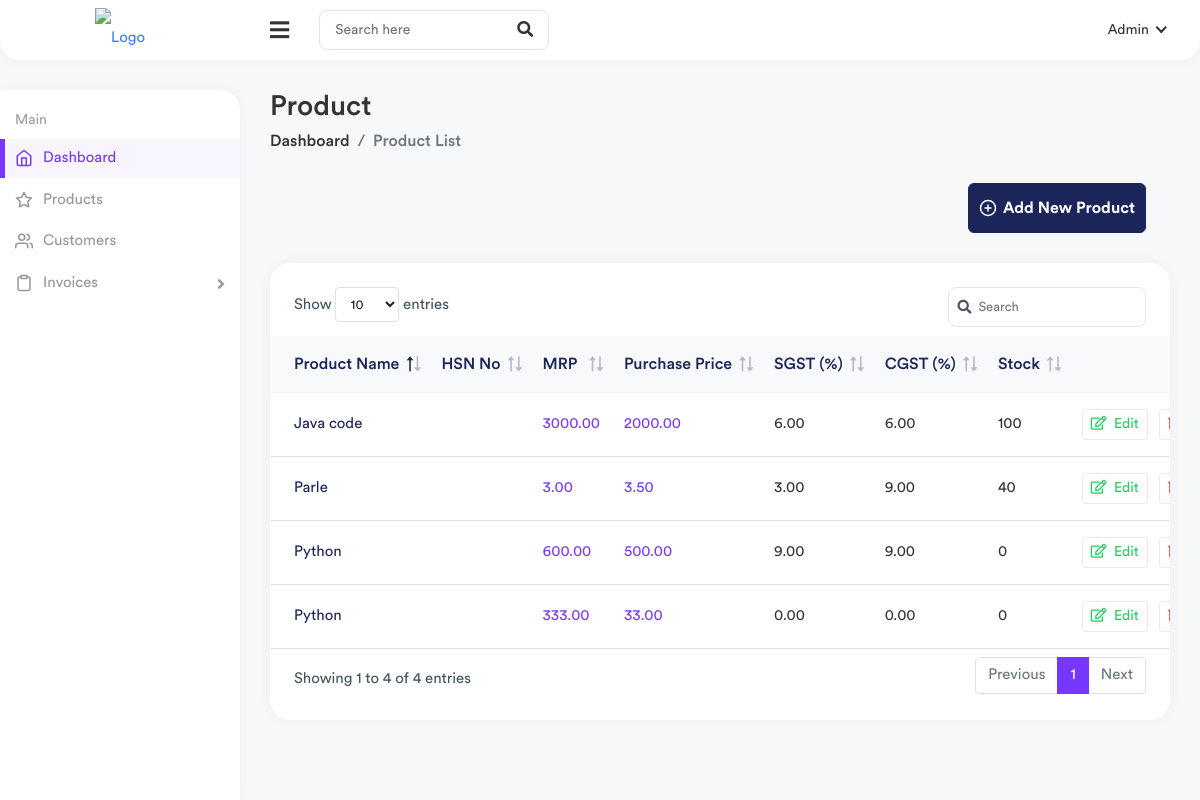
/billing/product/, run on an earlier commit of the app's database.
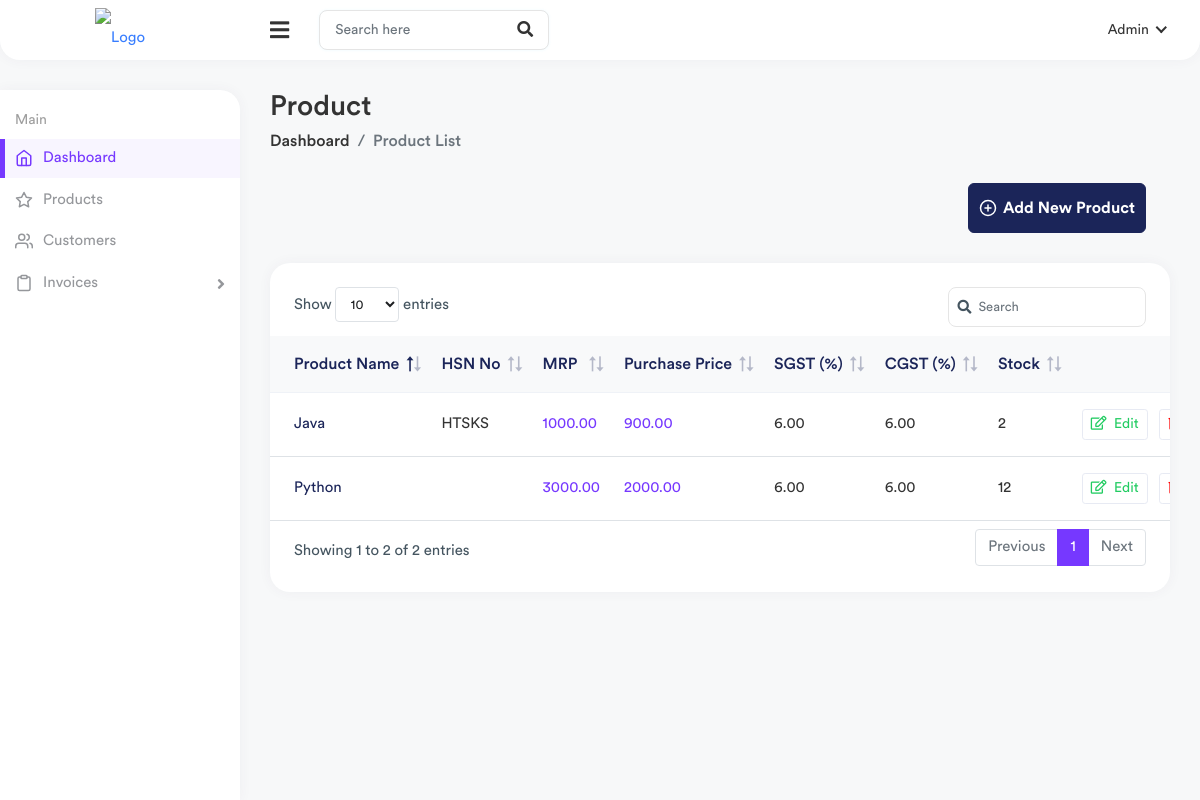
And on a later commit of the database.
### billing/models.py (models this page shows, shortened)
class Product(models.Model):
    name = models.CharField(max_length=255)
    hsn_no= models.CharField(max_length=100,blank=True)
    mrp = models.DecimalField(max_digits=10, decimal_places=2)
    purchase_price = models.DecimalField(max_digits=10, decimal_places=2)
    sgst_rate = models.DecimalField(max_digits=5, decimal_places=2, default=0.00)  # Default SGST 9%
    cgst_rate = models.DecimalField(max_digits=5, decimal_places=2, default=0.00)  # Default CGST 9%
    stock_quantity = models.IntegerField(default=0)
    created_date = models.DateTimeField(default=timezone.now)  # Use default
    modified_date = models.DateTimeField(auto_now=True)

### billing/views.py (the view)
# urls.py: path('product/', views.product_list ,name='product_list'),
def product_list(request):
    products = Product.objects.all()
    if request.method == 'POST':
        product_id = request.POST.get('product_id')
        if product_id:
            product = get_object_or_404(Product, pk=product_id)
            form = ProductForm(request.POST, instance=product)
        else:
            form = ProductForm(request.POST)
        if form.is_valid():
            form.save()
            return redirect('product_list')  # Redirect to the list after saving
    else:
        form = ProductForm()  # Empty form for new product
    return render(request, 'billing/product_list.html', {'products': products, 'form': form})

### billing/forms.py
class ProductForm(forms.ModelForm):
    class Meta:
        model = Product
        fields = ['name', 'hsn_no','mrp','purchase_price', 'sgst_rate', 'cgst_rate', 'stock_quantity']
        widgets = {
            "name": forms.TextInput(attrs={"class": "form-control", "required": True}),
            "hsn_no": forms.TextInput(attrs={"class": "form-control"}),
            "mrp": forms.TextInput(attrs={"class": "form-control"}),
            "purchase_price": forms.TextInput(attrs={"class": "form-control"}),
            "sgst_rate": forms.TextInput(attrs={"class": "form-control"}),
            "cgst_rate": forms.TextInput(attrs={"class": "form-control"}),
            "stock_quantity": forms.TextInput(attrs={"class": "form-control"}),
        }

### templates/billing/product_list.html (shortened to what this page needs)
{% extends 'base.html' %} {% block content %}
<div class="page-wrapper">
  <div class="content container-fluid">
    <div class="page-header">
      <div class="row align-items-center">
        <div class="col">
          <h3 class="page-title">Product</h3>
          <ul class="breadcrumb">
            <li class="breadcrumb-item">
              <a href="{% url 'home' %}">Dashboard</a>
            </li>
            <li class="breadcrumb-item active">Product List</li>
          </ul>
        </div>
      </div>
    </div>
    <div class="card invoices-tabs-card">
      <div class="card-body card-body pt-0 pb-0">
        <div class="invoices-main-tabs border-0 pb-0">
          <div class="row align-items-center">
            <div class="col-lg-12 col-md-12">
              <div class="invoices-settings-btn invoices-settings-btn-one">
                <a
                  href="#"
                  class="btn"
                  data-bs-toggle="modal"
                  data-bs-target="#add_items"
                >
                  <i data-feather="plus-circle"></i> Add New Product
                </a>
              </div>
            </div>
          </div>
        </div>
      </div>
    </div>
    <div class="row">
      <div class="col-sm-12">
        <div class="card card-table">
          <div class="card-body">
            <div class="table-responsive">
              <table class="table table-stripped table-hover datatable">
                <thead class="thead-light">
                  <tr>
                    <th>Product Name</th>
                    <th>HSN No</th>
                    <th>MRP</th>
                    <th>Purchase Price</th>
                    <th>SGST (%)</th>
                    <th>CGST (%)</th>
                    <th>Stock</th>
                    <th class="text-end">Action</th>
                  </tr>
                </thead>
                <tbody>
                  {% for product in products %}
                  <tr>
                    <td>
                      <a href="#" class="items-links">{{product.name}}</a>
                    </td>
                    <td>{{product.hsn_no}}</td>
                    <td class="text-primary">{{product.mrp}}</td>
                    <td class="text-primary">{{product.purchase_price}}</td>
                    <td>{{product.sgst_rate}}</td>
                    <td>{{product.cgst_rate}}</td>
                    <td>{{product.stock_quantity}}</td>
                    <td class="text-end">
                      <a
                        href="#"
                        data-bs-toggle="modal"
                        data-bs-target="#edit_tax"
                        class="btn btn-sm btn-white text-success me-2"
                        onclick="openEditModal('{{ product.id }}', '{{ product.name }}', '{{ product.hsn_no }}', '{{ product.mrp }}', '{{ product.purchase_price }}', '{{ product.sgst_rate }}', '{{ product.cgst_rate }}', '{{ product.stock_quantity }}')"
                      >
                        <i class="far fa-edit me-1"></i> Edit
                      </a>
                      <a
                        class="btn btn-sm btn-white text-danger"
                        href="#"
                        data-bs-toggle="modal"
                        data-bs-target="#delete_paid"
                        onclick="openDeleteModal('{{ product.id }}')"
                      >
                      </a>
                    </td>
                  </tr>
                  {% endfor %}
                </tbody>
              </table>
            </div>
          </div>
        </div>
      </div>
    </div>
  </div>
</div>
{% endblock content %}

### templates/base.html (shortened to what this page needs)
<!DOCTYPE html>
{% load static %}
<html lang="en">
<head>
    <link rel="stylesheet" href="{% static 'assets/css/bootstrap.min.css' %}">
    <link rel="stylesheet" href="{% static 'assets/plugins/fontawesome/css/fontawesome.min.css' %}">
    <link rel="stylesheet" href="{% static 'assets/plugins/fontawesome/css/all.min.css' %}">
    <link rel="stylesheet" href="{% static 'assets/plugins/select2/css/select2.min.css' %}">
    <link rel="stylesheet" href="{% static 'assets/plugins/datatables/datatables.min.css' %}">
    <link rel="stylesheet" href="{% static 'assets/css/bootstrap-datetimepicker.min.css' %}">
    <link rel="stylesheet" href="{% static 'assets/css/style.css' %}">
</head>
<body class="nk-body bg-lighter npc-default has-sidebar no-touch nk-nio-theme">
    <div class="main-wrapper">
        {% include 'include/navbar.html' %}
        {% include 'include/sidebar.html' %}
    {% block content %}
    {% endblock content %}
</div>
</body>
</html>

### templates/include/navbar.html (shortened to what this page needs)
{% load static %}
<div class="header header-one">
    <div class="header-left header-left-one">
        <a href="index.html" class="logo">
            <img src="{% static 'assets/img/logo.png' %}" alt="Logo">
        </a>
    </div>
    <a href="javascript:void(0);" id="toggle_btn">
        <i class="fas fa-bars"></i>
    </a>
    <div class="top-nav-search">
        <form>
            <input type="text" class="form-control" placeholder="Search here">
            <button class="btn" type="submit"><i class="fas fa-search"></i></button>
        </form>
    </div>
    <ul class="nav nav-tabs user-menu">
        <li class="nav-item dropdown has-arrow main-drop">
            <a href="#" class="dropdown-toggle nav-link" data-bs-toggle="dropdown">
                <span>Admin</span>
            </a>
        </li>
    </ul>
</div>

### templates/include/sidebar.html (shortened to what this page needs)
<div class="sidebar" id="sidebar">
    <div class="sidebar-inner slimscroll">
        <div id="sidebar-menu" class="sidebar-menu">
            <ul>
                <li class="menu-title"><span>Main</span></li>
                <li class="active">
                    <a href="{% url 'home' %}"><i data-feather="home"></i> <span>Dashboard</span></a>
                </li>
                <li>
                    <a href="{% url 'product_list' %}"><i data-feather="star"></i> <span>Products</span></a>
                </li>
                <li>
                    <a href="{% url 'customer_list' %}"><i data-feather="users"></i> <span>Customers</span></a>
                </li>
                <li class="submenu">
                    <a href="#"><i data-feather="clipboard"></i> <span> Invoices</span> <span
                            class="menu-arrow"></span></a>
                </li>
            </ul>
        </div>
    </div>
</div>

What changed in the data, as far as the page shows it:
removed Product: name "Parle", mrp "3.00", purchase_price "3.50", sgst_rate "3.00", cgst_rate "9.00", stock_quantity "40"
removed Product: name "Python", mrp "600.00", purchase_price "500.00", sgst_rate "9.00", cgst_rate "9.00", stock_quantity "0"
removed Product: name "Java code", mrp "3000.00", purchase_price "2000.00", sgst_rate "6.00", cgst_rate "6.00", stock_quantity "100"
removed Product: name "Python", mrp "333.00", purchase_price "33.00", sgst_rate "0.00", cgst_rate "0.00", stock_quantity "0"
added Product: name "Python", mrp "3000.00", purchase_price "2000.00", sgst_rate "6.00", cgst_rate "6.00", stock_quantity "12"
added Product: name "Java", hsn_no "HTSKS", mrp "1000.00", purchase_price "900.00", sgst_rate "6.00", cgst_rate "6.00", stock_quantity "2"
Also different on the page:
text written by a page script: "Show entries Showing 1 to 4 of 4 entries Previous 1 Next" → "Show entries Showing 1 to 2 of 2 entries Previous 1 Next"
